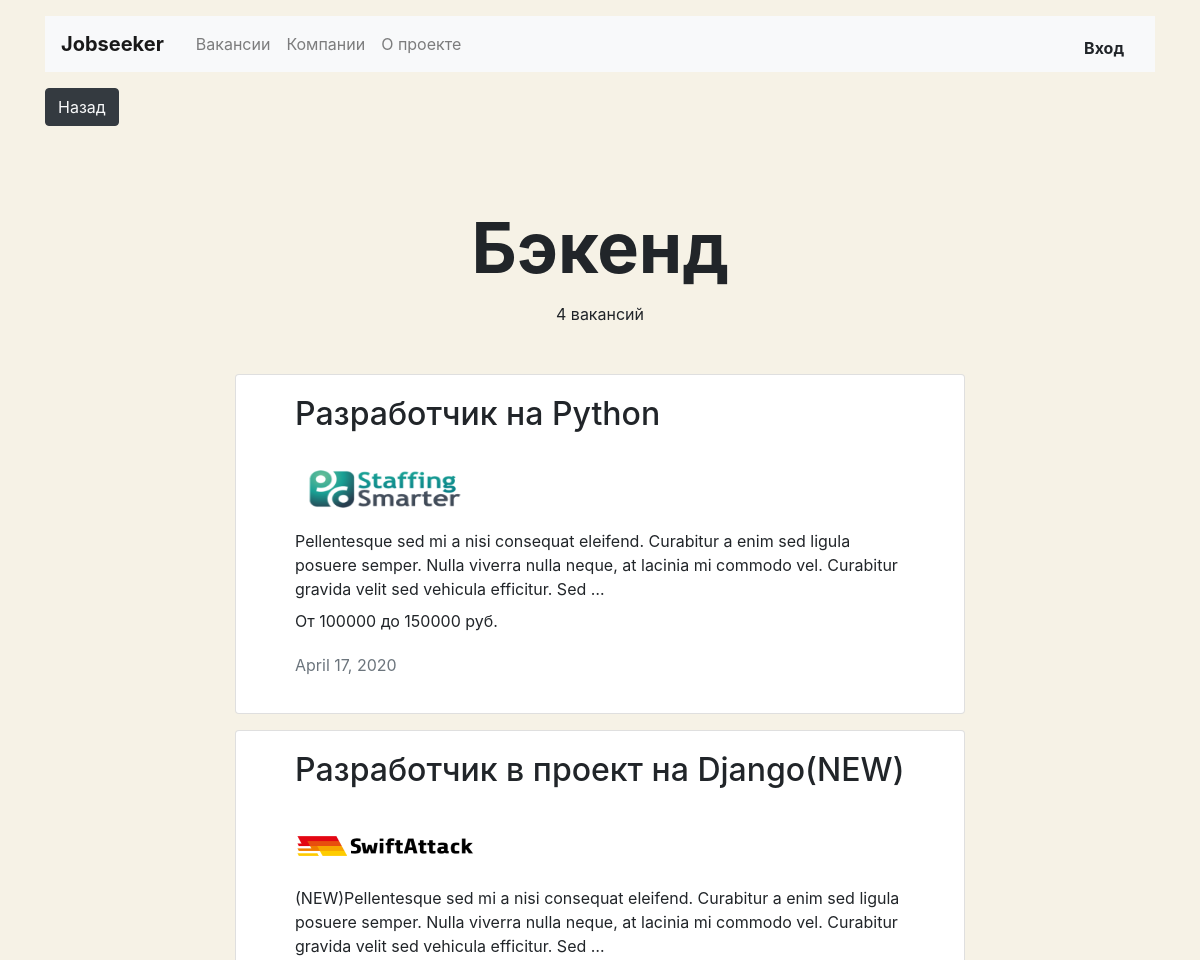
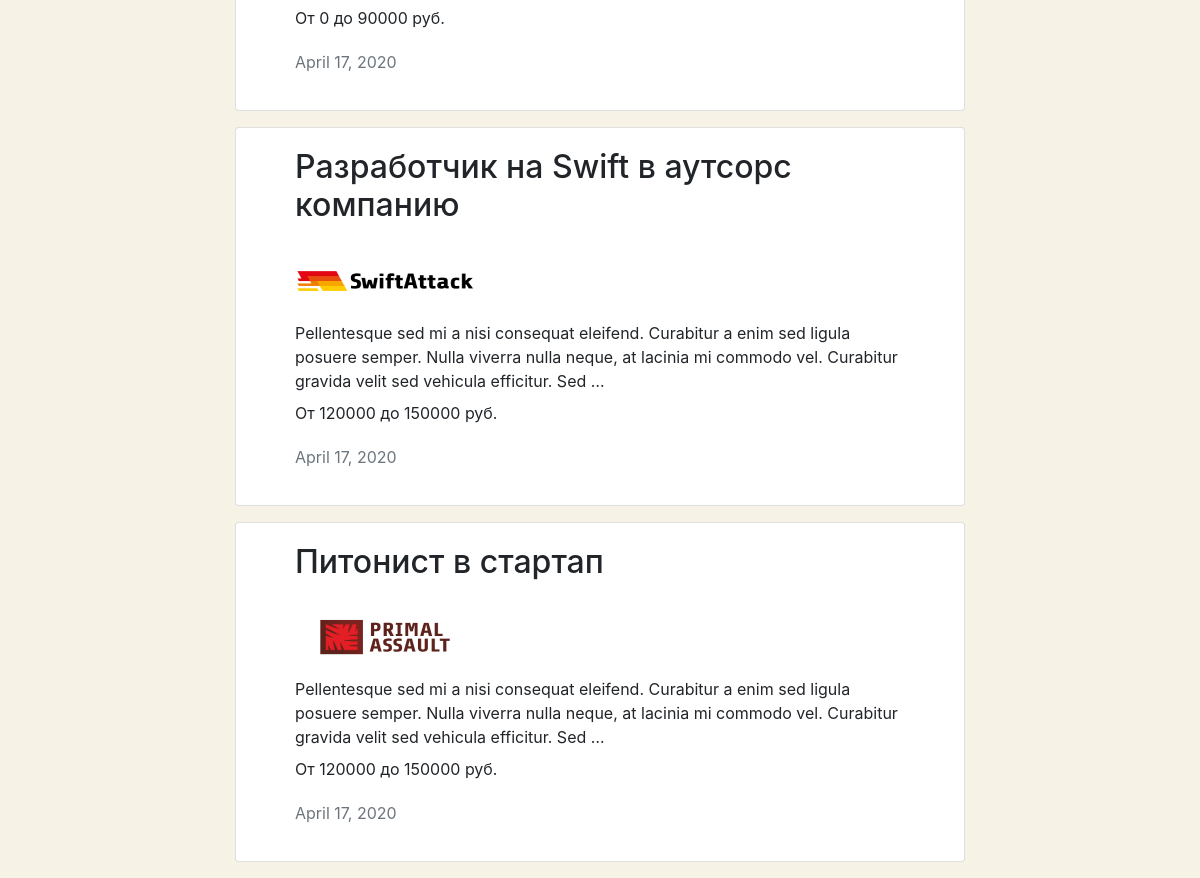
The page /category/backend/ on the database as committed earlier (2 pictures, top to bottom).
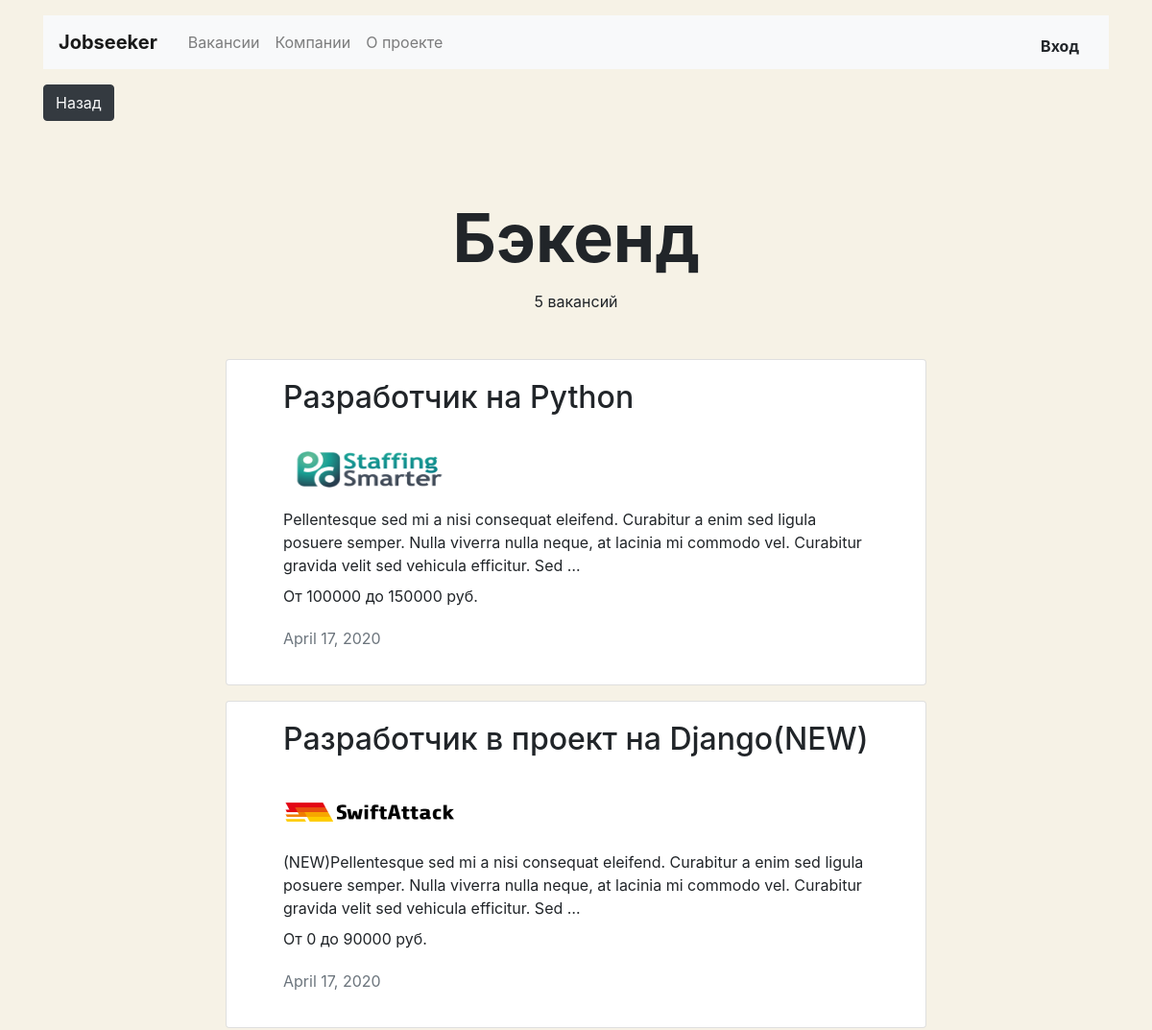
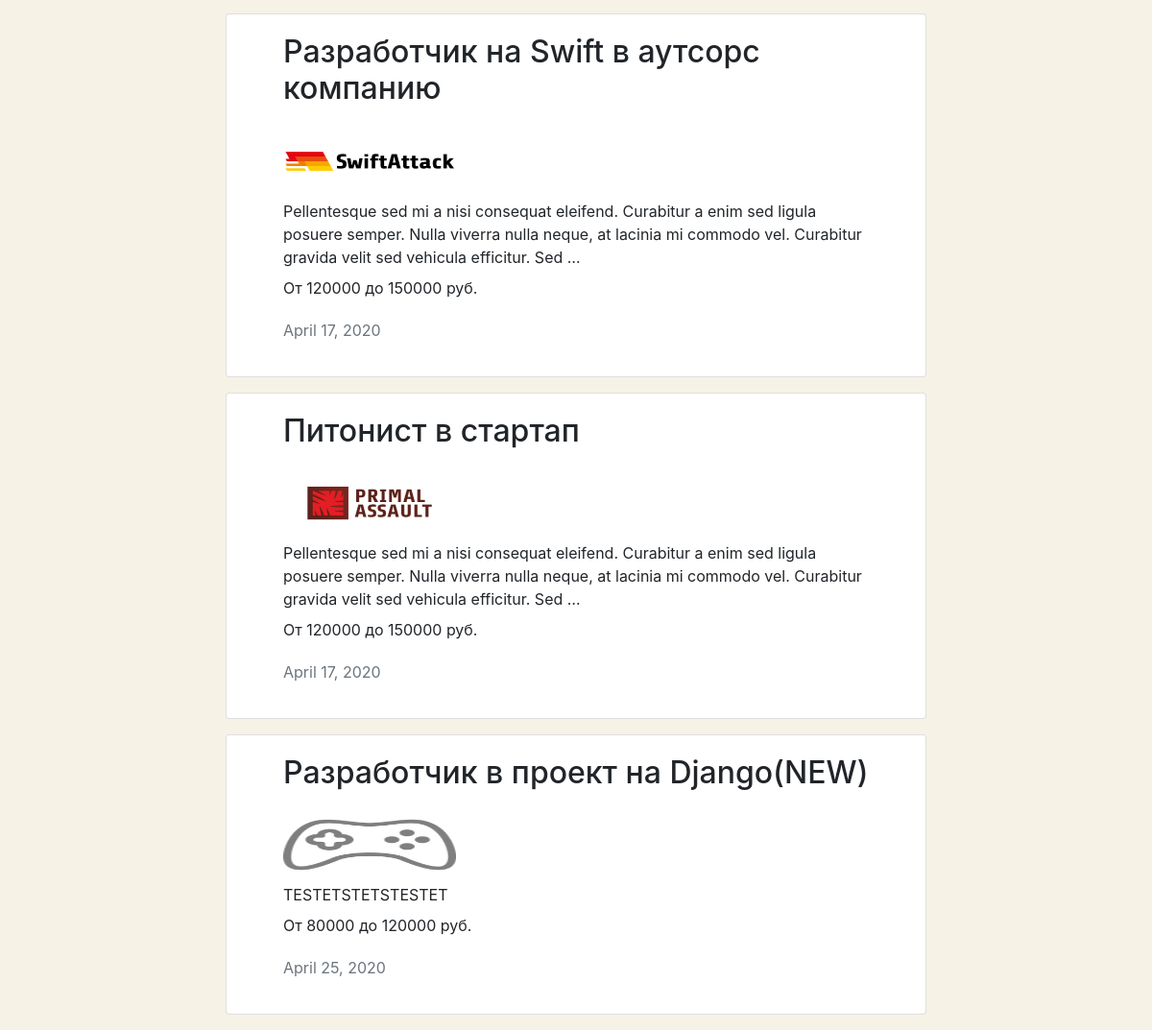
The same page on the database as committed later (2 pictures, top to bottom).
### jobs/models.py (models this page shows, shortened)
class Speciality(models.Model):
    id = models.IntegerField(primary_key=True)
    code = models.CharField(max_length=50)
    title = models.CharField(max_length=50)
    picture = models.ImageField(upload_to='MEDIA_SPECIALITY_IMAGE_DIR')

class Vacancy(models.Model):
    id = models.IntegerField(primary_key=True)
    title = models.CharField(max_length=50)
    specialty = models.ForeignKey(Speciality, on_delete=models.CASCADE, related_name="vacancies")
    company = models.ForeignKey(Company, on_delete=models.CASCADE, related_name="vacancies")
    skills = models.TextField()
    salary_min = models.IntegerField()
    salary_max = models.IntegerField()
    description = models.TextField()
    published_at = models.DateField(default=datetime.date.today)

class Company(models.Model):
    id = models.IntegerField(primary_key=True)
    name = models.CharField(max_length=50)
    location = models.CharField(max_length=50)
    logo = models.ImageField(upload_to='MEDIA_COMPANY_IMAGE_DIR', default='static/jobs/placeholder.png')
    description = models.TextField()
    employee_count = models.IntegerField()
    user = models.OneToOneField(User, on_delete=models.CASCADE, related_name='company')

### jobs/views.py (the view)
# urls.py: path('category/<str:category>/', CategoryView.as_view(), name="category"),
class CategoryView(View):
    def get(self, request, category):
        return render(request, "jobs/category.html", context={"category": Speciality.objects.filter(code=category).first()})

### jobs/templates/jobs/category.html (shortened to what this page needs)
{% extends "base.html" %}
{% load static %}
{% block container %}
    <section>
      <h1 class="h1 text-center mx-auto mt-4 pt-5" style="font-size: 70px;"><strong>{{category.title}}</strong></h1>
      <p class="text-center pt-1">{{category.vacancies.all|length}} вакансий</p>
      <div class="row mt-5">
        <div class="col-12 col-lg-8 offset-lg-2 m-auto">
          {% for vac in category.vacancies.all %}
          <a class="text-body" href="{% url 'vacancy' vac.id %}"><div class="card mb-3">
            <div class="card-body mx-4">
              <div class="col">
                  <h2 class="h2 pb-2">{{vac.title}}</h2>
                  <img  src={{vac.company.logo.url}} width="180" height="80">
                  <p class="mb-2">{{vac.skills|truncatewords:30}}</p>
                  <p>От {{vac.salary_min}} до {{vac.salary_max}} руб.</p>
                  <p class="text-muted pt-1">{{vac.published_at}}</p>
              </div>
            </div>
          </div></a>
          {% endfor %}
        </div>
      </div>
    </section>
  </main>
{% endblock %}

Rows that differ between the two databases and show on the page:
computed for Speciality "Бэкенд": vacancies.all|length "4" → "5"
added Vacancy: title "Разработчик в проект на Django(NEW)", company.logo (picture), skills "TESTETSTETSTESTET", salary_min "80000", salary_max "120000", published_at "April 25, 2020"
